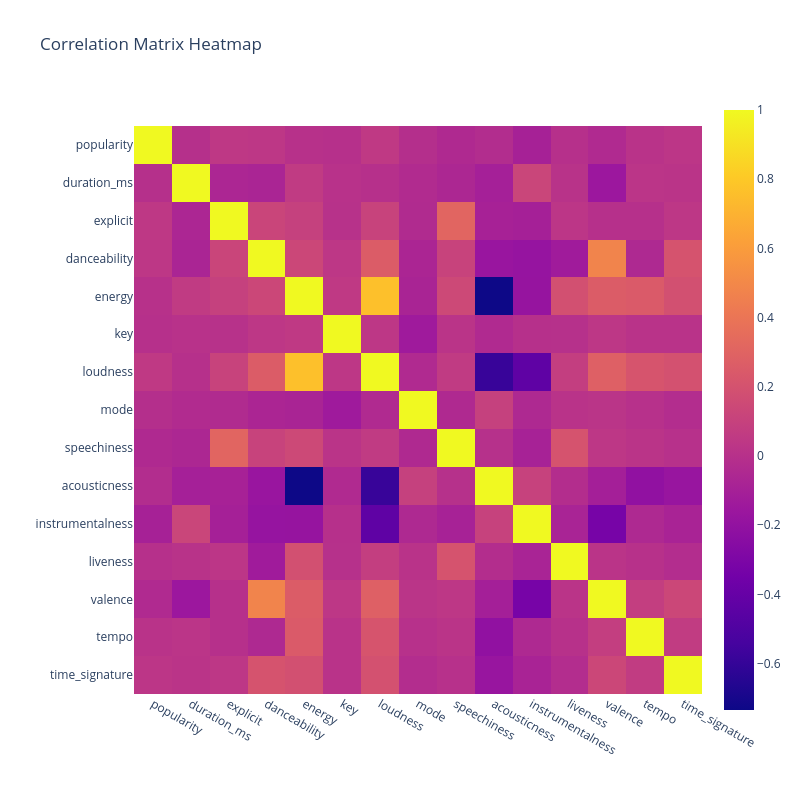

The notebook cell this image was saved under:
### Code cell
# Create correlatoin matrix heatmap
from plotly import express as px
fig = px.imshow(corr_matrix,
                x=corr_matrix.columns,
                y=corr_matrix.index,
                title="Correlation Matrix Heatmap")

fig.update_layout(
    xaxis_title="",
    yaxis_title="",
    width=800,
    height=800
)

fig.show()

### Figure 1 — Plotly figure (JSON) as saved in the notebook; plotly's stock layout.template omitted (floating-point values rounded to 4 significant figures; data arrays with more than 128 entries replaced by an {"elided": "..."} marker saying what was removed)
{"data": [{"coloraxis": "coloraxis", "hovertemplate": "x: %{x}<br>y: %{y}<br>color: %{z}<extra></extra>", "name": "0", "type": "heatmap", "x": ["popularity", "duration_ms", "explicit", "danceability", "energy", "key", "loudness", "mode", "speechiness", "acousticness", "instrumentalness", "liveness", "valence", "tempo", "time_signature"], "xaxis": "x", "y": ["popularity", "duration_ms", "explicit", "danceability", "energy", "key", "loudness", "mode", "speechiness", "acousticness", "instrumentalness", "liveness", "valence", "tempo", "time_signature"], "yaxis": "y", "z": {"elided": "15x15 float values"}}], "layout": {"coloraxis": {"colorscale": [[0, "#0d0887"], [0.1111, "#46039f"], [0.2222, "#7201a8"], [0.3333, "#9c179e"], [0.4444, "#bd3786"], [0.5556, "#d8576b"], [0.6667, "#ed7953"], [0.7778, "#fb9f3a"], [0.8889, "#fdca26"], [1, "#f0f921"]]}, "height": 800, "title": {"text": "Correlation Matrix Heatmap"}, "width": 800, "xaxis": {"anchor": "y", "constrain": "domain", "domain": [0, 1], "scaleanchor": "y", "title": {"text": ""}}, "yaxis": {"anchor": "x", "autorange": "reversed", "constrain": "domain", "domain": [0, 1], "title": {"text": ""}}}}
